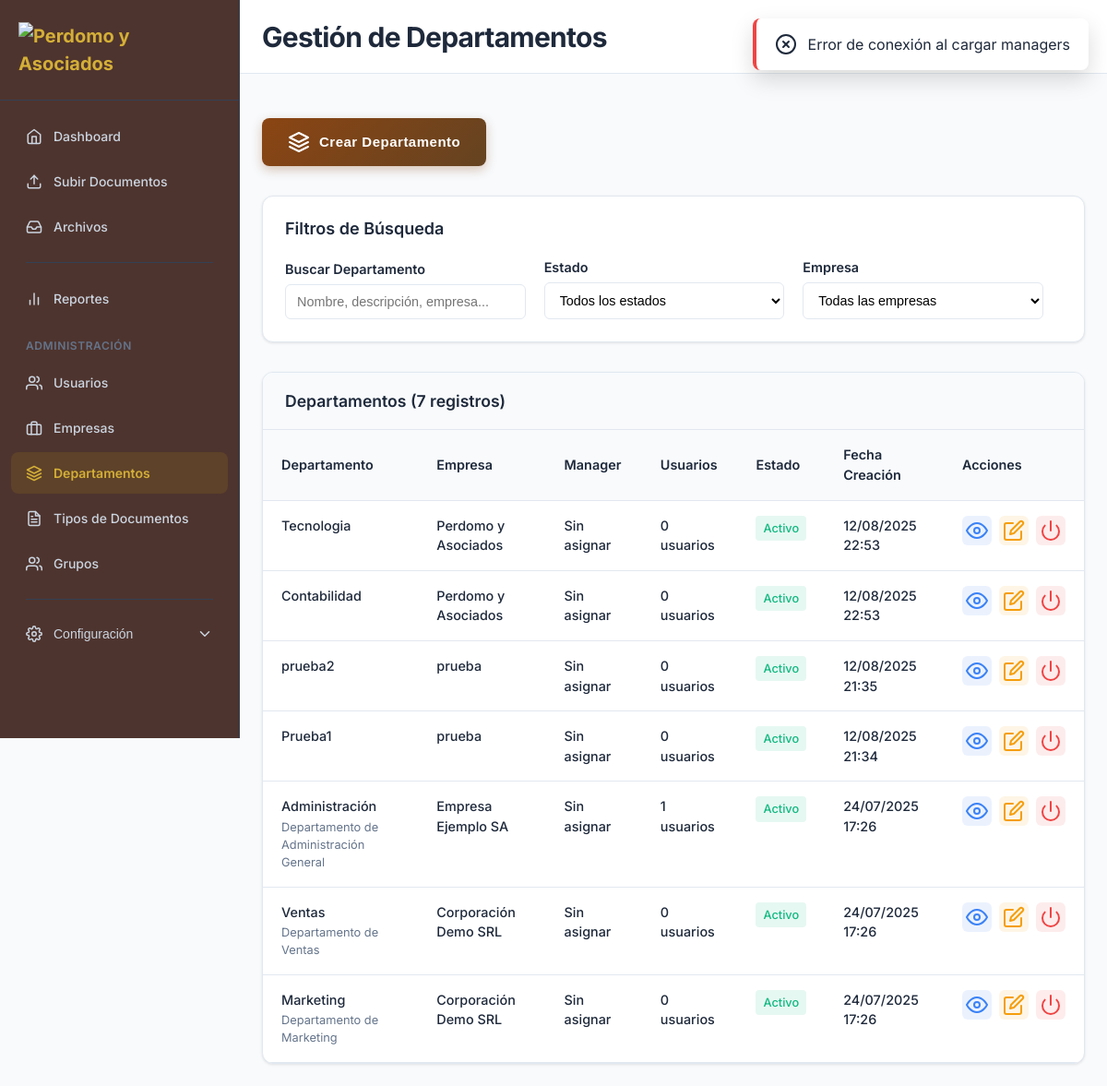
The page /modules/departments/index.php (signed in) on the database as committed earlier.
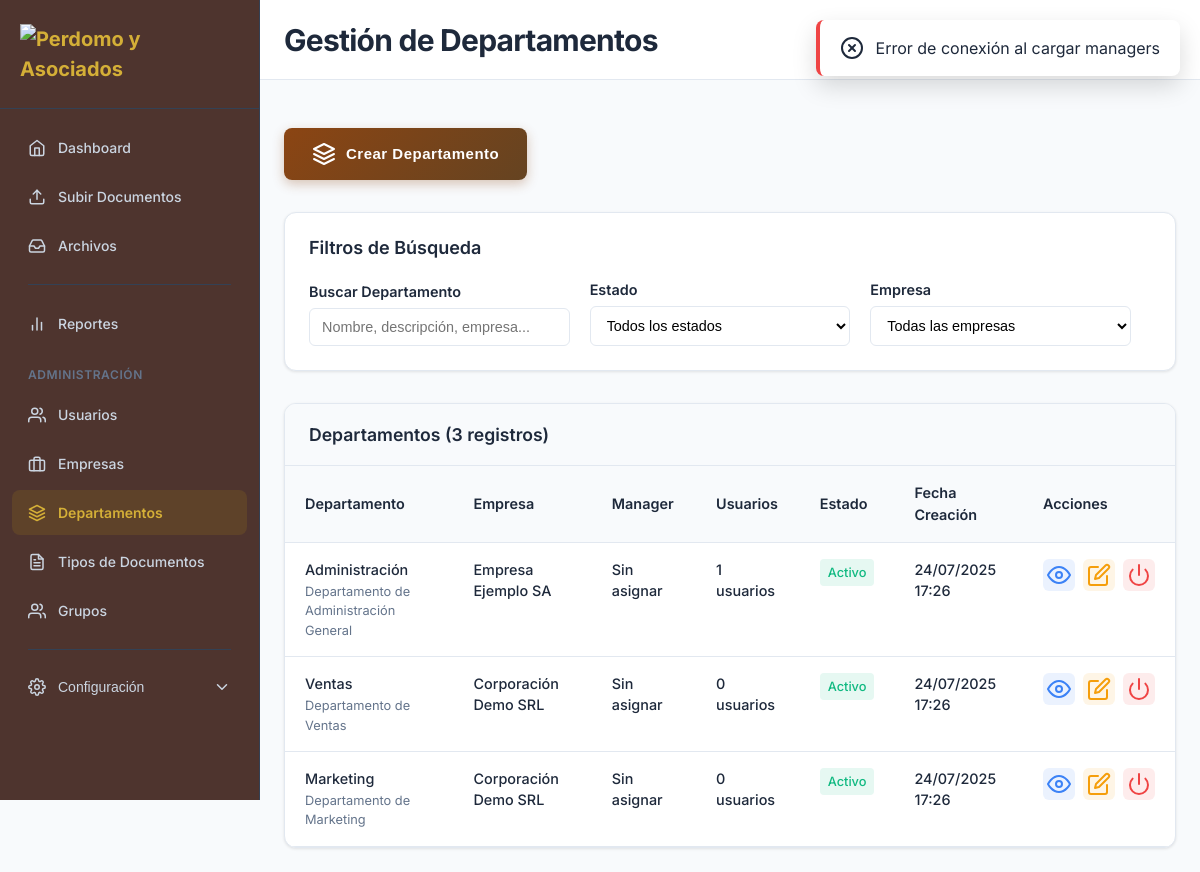
The same page on the database as committed later.
### tables this page shows
CREATE TABLE `departments` (
  `id` int(11) NOT NULL,
  `company_id` int(11) DEFAULT NULL,
  `manager_id` int(11) DEFAULT NULL,
  `name` varchar(255) NOT NULL,
  `description` text DEFAULT NULL,
  `parent_id` int(11) DEFAULT NULL,
  `status` enum('active','inactive') DEFAULT 'active',
  `created_at` timestamp NOT NULL DEFAULT current_timestamp(),
  `updated_at` timestamp NOT NULL DEFAULT current_timestamp() ON UPDATE current_timestamp()
);

CREATE TABLE `companies` (
  `id` int(11) NOT NULL,
  `name` varchar(255) NOT NULL,
  `description` text DEFAULT NULL,
  `ruc` varchar(20) DEFAULT NULL,
  `address` text DEFAULT NULL,
  `phone` varchar(20) DEFAULT NULL,
  `email` varchar(100) DEFAULT NULL,
  `contact_person` varchar(100) DEFAULT NULL,
  `status` enum('active','inactive') DEFAULT 'active',
  `created_at` timestamp NOT NULL DEFAULT current_timestamp(),
  `updated_at` timestamp NOT NULL DEFAULT current_timestamp() ON UPDATE current_timestamp()
);

### config/database.php (called while the page is built, shortened)
<?php
class Database {
    private $host = 'localhost';
    private $db_name = 'dms2';
    private $username = 'root';
    private $password = '';
    public function getConnection() {
        $this->conn = null;
        try {
            $dsn = "mysql:host=" . $this->host . ";dbname=" . $this->db_name . ";charset=utf8mb4";
            $options = [
                PDO::ATTR_ERRMODE => PDO::ERRMODE_EXCEPTION,
                PDO::ATTR_DEFAULT_FETCH_MODE => PDO::FETCH_ASSOC,
                PDO::ATTR_EMULATE_PREPARES => false,
                PDO::MYSQL_ATTR_INIT_COMMAND => "SET NAMES utf8mb4"
            ];
            $this->conn = new PDO($dsn, $this->username, $this->password, $options);
        } catch(PDOException $exception) {
            error_log("Error de conexión a la base de datos: " . $exception->getMessage());
            throw new Exception("Error de conexión a la base de datos");
        }
        return $this->conn;
    }
}
function getDbConnection() {
    return $GLOBALS['database']->getConnection();
}
function executeQuery($query, $params = []) {
    try {
        $conn = getDbConnection();
        $stmt = $conn->prepare($query);
        $stmt->execute($params);
        return $stmt;
    } catch(PDOException $e) {
        error_log("Error en query: " . $e->getMessage() . " | Query: " . $query);
        return false;
    }
}
function fetchOne($query, $params = []) {
    try {
        $stmt = executeQuery($query, $params);
        if ($stmt) {
            return $stmt->fetch(PDO::FETCH_ASSOC);
        }
    } catch(Exception $e) {
        error_log("Error en fetchOne: " . $e->getMessage());
    }
    return false;
}
?>

### modules/departments/index.php (the view, shortened to what the changed rows need)
<?php
require_once '../../config/database.php';
$itemsPerPage = 10;
$currentPage = isset($_GET['page']) ? max(1, intval($_GET['page'])) : 1;
$offset = ($currentPage - 1) * $itemsPerPage;
$whereConditions = [];
$params = [];
$whereClause = !empty($whereConditions) ? 'WHERE ' . implode(' AND ', $whereConditions) : '';
$countQuery = "SELECT COUNT(DISTINCT d.id) as total
               FROM departments d
               LEFT JOIN companies c ON d.company_id = c.id
               LEFT JOIN users u ON d.manager_id = u.id
               $whereClause";
try {
    $totalItems = fetchOne($countQuery, $params)['total'];
    $query = "SELECT d.*,
                     c.name as company_name,
                     CONCAT(u.first_name, ' ', u.last_name) as manager_name,
                     u.email as manager_email,
                     (SELECT COUNT(*) FROM users WHERE department_id = d.id AND status = 'active') as total_users
              FROM departments d
              LEFT JOIN companies c ON d.company_id = c.id
              LEFT JOIN users u ON d.manager_id = u.id
              $whereClause
              ORDER BY d.created_at DESC
              LIMIT :limit OFFSET :offset";
    $params['limit'] = $itemsPerPage;
    $params['offset'] = $offset;
    $database = new Database();
    $pdo = $database->getConnection();
    $stmt = $pdo->prepare($query);
    foreach ($params as $key => $value) {
        if ($key === 'limit' || $key === 'offset') {
            $stmt->bindValue(':' . $key, (int)$value, PDO::PARAM_INT);
        } else {
            $stmt->bindValue(':' . $key, $value);
        }
    }
    $stmt->execute();
    $departments = $stmt->fetchAll(PDO::FETCH_ASSOC);
} catch (Exception $e) {
    $departments = [];
    $totalItems = 0;
    $totalPages = 1;
    $error = "Error al cargar departamentos: " . $e->getMessage();
}
function getStatusBadgeClass($status)
{
    return $status === 'active' ? 'status-active' : 'status-inactive';
}
function formatDate($date)
{
    return date('d/m/Y H:i', strtotime($date));
}
?>
<!DOCTYPE html>
<html lang="es">
<head>
    <link rel="stylesheet" href="../../assets/css/main.css">
    <link rel="stylesheet" href="../../assets/css/dashboard.css">
    <link rel="stylesheet" href="../../assets/css/sidebar.css">
    <link rel="stylesheet" href="../../assets/css/departments.css">
    <link rel="stylesheet" href="../../assets/css/modal.css">
</head>
<body class="dashboard-layout">
    <main class="main-content">
        <header class="content-header">
            <div class="header-left">
                <h1>Gestión de Departamentos</h1>
            </div>
        </header>
        <div class="container">
            <div class="table-section">
                <div class="table-header">
                    <h3>Departamentos (<?php echo $totalItems; ?> registros)</h3>
                </div>
                <div class="table-container">
                    <table class="data-table">
                        <thead>
                            <tr>
                                <th>Departamento</th>
                                <th>Empresa</th>
                                <th>Manager</th>
                                <th>Usuarios</th>
                                <th>Estado</th>
                                <th>Fecha Creación</th>
                                <th class="actions-header">Acciones</th>
                            </tr>
                        </thead>
                        <tbody>
                            <?php if (empty($departments)): ?>
                                <tr>
                                    <td colspan="7" class="no-data">
                                        <i data-feather="building"></i>
                                        <p>No se encontraron departamentos</p>
                                        <button class="btn btn-primary" onclick="openCreateDepartmentModal()">
                                            <i data-feather="plus"></i>
                                            Crear primer departamento
                                        </button>
                                    </td>
                                </tr>
                            <?php else: ?>
                                <?php foreach ($departments as $department): ?>
                                    <tr>
                                        <td>
                                            <div class="cell-content">
                                                <div class="primary-text"><?php echo htmlspecialchars($department['name']); ?></div>
                                                <?php if (!empty($department['description'])): ?>
                                                    <div class="secondary-text"><?php echo htmlspecialchars($department['description']); ?></div>
                                                <?php endif; ?>
                                            </div>
                                        </td>
                                        <td>
                                            <div class="cell-content">
                                                <div class="primary-text"><?php echo htmlspecialchars($department['company_name'] ?? 'Sin empresa'); ?></div>
                                            </div>
                                        </td>
                                        <td>
                                            <div class="cell-content">
                                                <div class="primary-text"><?php echo htmlspecialchars($department['manager_name'] ?? 'Sin asignar'); ?></div>
                                            </div>
                                        </td>
                                        <td>
                                            <div class="cell-content">
                                                <div class="primary-text"><?php echo $department['total_users']; ?> usuarios</div>
                                            </div>
                                        </td>
                                        <td>
                                            <span class="status-badge <?php echo getStatusBadgeClass($department['status']); ?>">
                                                <?php echo $department['status'] === 'active' ? 'Activo' : 'Inactivo'; ?>
                                            </span>
                                        </td>
                                        <td>
                                            <div class="cell-content">
                                                <div class="primary-text"><?php echo formatDate($department['created_at']); ?></div>
                                            </div>
                                        </td>
                                        <td class="actions-cell">
                                            <div class="action-buttons">
                                                <button class="btn-action view"
                                                    onclick="viewDepartmentDetails(<?php echo $department['id']; ?>)"
                                                    title="Ver detalles">
                                                    <i data-feather="eye"></i>
                                                </button>
                                                <button class="btn-action edit"
                                                    onclick="editDepartment(<?php echo $department['id']; ?>)"
                                                    title="Editar departamento">
                                                    <i data-feather="edit"></i>
                                                </button>
                                                <button class="btn-action delete"
                                                    onclick="toggleDepartmentStatus(<?php echo $department['id']; ?>, '<?php echo $department['status']; ?>')"
                                                    title="<?php echo $department['status'] === 'active' ? 'Desactivar' : 'Activar'; ?>">
                                                    <i data-feather="power"></i>
                                                </button>
                                            </div>
                                        </td>
                                    </tr>
                                <?php endforeach; ?>
                            <?php endif; ?>
                        </tbody>
                    </table>
                </div>
            </div>
        </div>
    </main>
</body>
</html>

Rows that differ between the two databases and show on the page:
removed departments: name "Tecnologia", company.name "Perdomo y Asociados", manager_name "Sin asignar", total_users "0", status "Activo", created_at "12/08/2025 22:53"
removed departments: name "Contabilidad", company.name "Perdomo y Asociados", manager_name "Sin asignar", total_users "0", status "Activo", created_at "12/08/2025 22:53"
removed departments: name "prueba2", company.name "prueba", manager_name "Sin asignar", total_users "0", status "Activo", created_at "12/08/2025 21:35"
removed departments: name "Prueba1", company.name "prueba", manager_name "Sin asignar", total_users "0", status "Activo", created_at "12/08/2025 21:34"
Other text that changed with them:
$totalItems: "7" → "3"
